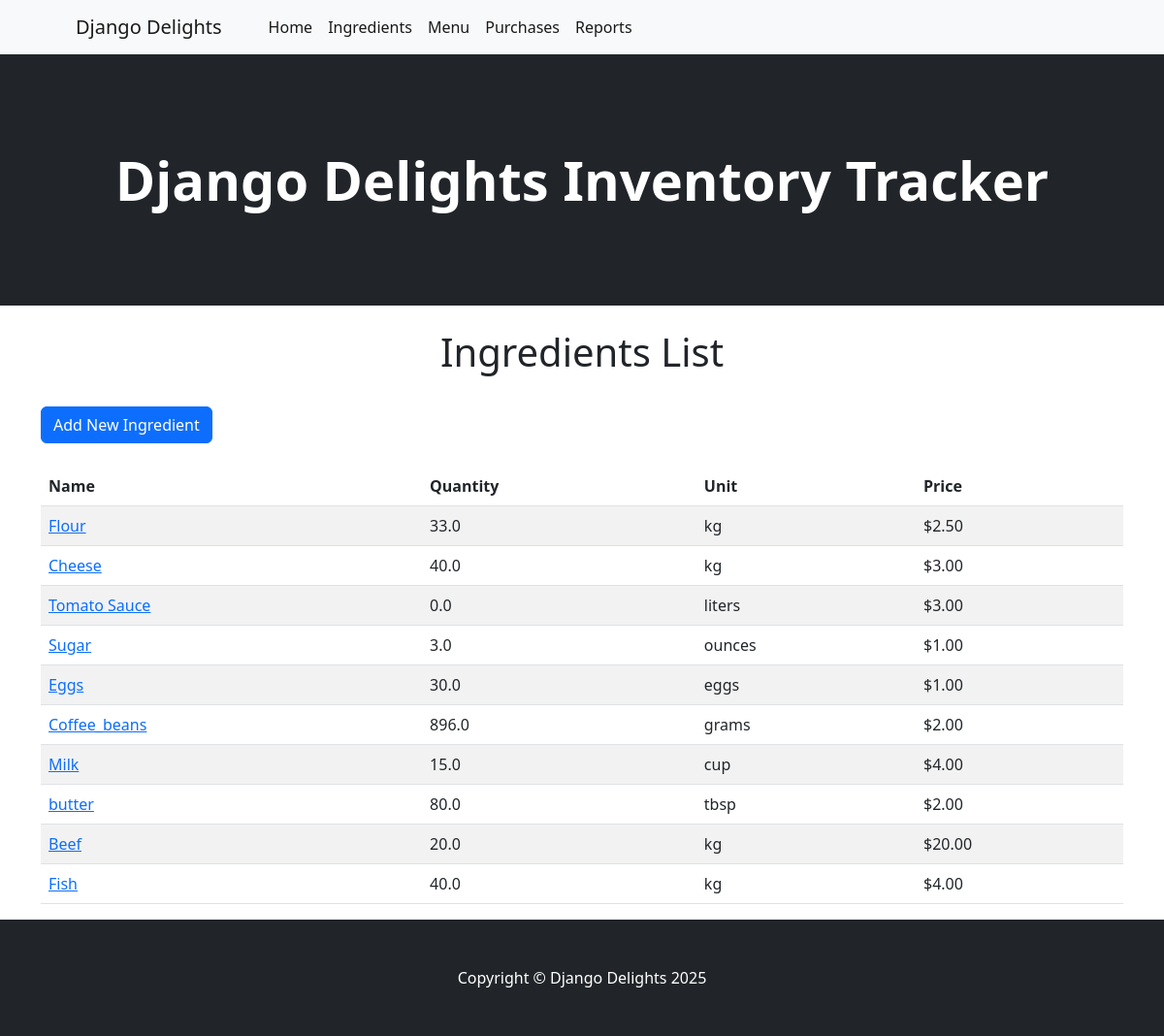
The app's page /ingredient/ (signed in) with its own data.
### inventory/models.py (models this page shows, shortened)
class Ingredient(models.Model):
    name = models.CharField(max_length=30, unique=True)
    quantity_available= models.FloatField()  # Assuming quantity is measured in consistent units (e.g., kg, liters, etc.)
    unit = models.CharField(max_length=30)
    price_per_unit = models.DecimalField(max_digits=10, decimal_places=2)

### inventory/views.py (the view)
# urls.py: path('ingredient/', views.IngredientListView.as_view(), name='ingredient'),
class IngredientListView(LoginRequiredMixin, ListView):
    model = Ingredient
    template_name = "inventory/ingredients.html"
    context_object_name = "items"

### inventory/templates/inventory/ingredients.html (shortened to what this page needs)
{% extends "base.html" %}
{% load static %}
{% block content %}
    <h1 class="text-center">Ingredients List</h1>
    <br/>
    <a href="{% url 'create_ingredient' %}"><button class="btn btn-primary" id="toggleFormBtn">Add New Ingredient</button></a>
    <br/>
    <br/>
    <table class="table table-striped">
        <thead>
            <tr>
                <th>Name</th>
                <th>Quantity</th>
                <th>Unit</th>
                <th>Price</th>
            </tr>
        </thead>
        <tbody>
            {% for item in items %}
            <tr>
                <td><a href="{% url 'update_ingredient' item.id %}" >{{ item.name }} </a></td>
                <td>{{ item.quantity_available }}</td>
                <td>{{ item.unit }}</td>
                <td>${{ item.price_per_unit }}</td>
            </tr>
            {% empty %}
            <tr>
                <td colspan="5" class="text-center">No items in inventory</td>
            </tr>
            {% endfor %}
        </tbody>
    </table>
{% endblock %}

### records on screen
Ingredient: name "Flour", quantity_available "33.0", unit "kg", price_per_unit "2.50"
Ingredient: name "Cheese", quantity_available "40.0", unit "kg", price_per_unit "3.00"
Ingredient: name "Tomato Sauce", quantity_available "0.0", unit "liters", price_per_unit "3.00"
Ingredient: name "Sugar", quantity_available "3.0", unit "ounces", price_per_unit "1.00"
Ingredient: name "Eggs", quantity_available "30.0", unit "eggs", price_per_unit "1.00"
Ingredient: name "Coffee_beans", quantity_available "896.0", unit "grams", price_per_unit "2.00"
Ingredient: name "Milk", quantity_available "15.0", unit "cup", price_per_unit "4.00"
Ingredient: name "butter", quantity_available "80.0", unit "tbsp", price_per_unit "2.00"
Ingredient: name "Beef", quantity_available "20.0", unit "kg", price_per_unit "20.00"
Ingredient: name "Fish", quantity_available "40.0", unit "kg", price_per_unit "4.00"
